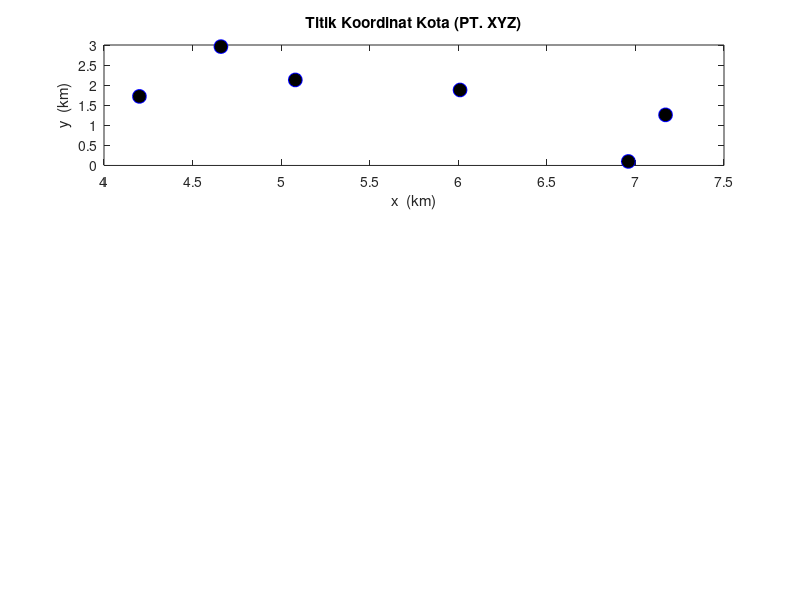

This chart was generated by the following MATLAB code: (Note: this script raises an error after producing the figure.)
%**************************************************************************
%                 VRP Problem Using ACO cluster 7
% -------------------------------------------------------------------------
% By     : Gita Anggita Lestari
% Contact: gitaanggitalstr@gmail.com             Last update: sept 13, 2019
% -------------------------------------------------------------------------                             
% This program is developed to find shortest path (minimum cost)between
% some cities. 
% 
% There are 4  parts in this program:
% 1.Main program of ACO (myaco.m)
% 2.Function to generate solution (ant_tour.m)
% 3.Function to calculate the cost (distance) (calculate_cost.m)
% 4.Function to update the traces (update_the_trace.m)
%**************************************************************************
 
%**************************************************************************
%                   The Program Start Here                    
%*------------------------------------------------------------------------
% function myaco(num_of_nodes,num_of_ants, max_iteration)
function myaco()
% inputs
miter=1000; % banyak iterasi
m=2; % banyak semut
n=6; %jumlah kotas
% parameters
e=0.6;            % evaporation coefficient.
alpha=1;          % effect of ants' sight.
beta=12;           % trace's effect.
t=0.02*ones(n); % primary tracing.
el=.97;           % common cost elimination. 
% -------------------------------------------------------------------------
% Generate coordinates of cities and plot
% for i=1:n
%     x(i)=rand*20;
%     y(i)=rand*20;
% end    

% matrix coordinates of cities cluster 7
map_index=[35	36	41	43	44	48];
map_x=[6.01	7.17	4.66	5.08	6.96	4.20];
map_y=[1.88	1.26	2.96	2.13	0.10	1.72];
node=[map_index;map_x;map_y];
% Generate coordinates of cities and plot
for i=1:n
    x(i)= map_x(i);
    y(i)= map_y(i);
end

subplot(3,1,1);
plot(x,y,'o','MarkerFaceColor','k','MarkerEdgeColor','b','MarkerSize',10);
title('Titik Koordinat Kota (PT. XYZ)');
xlabel('x  (km)');
ylabel('y  (km)');

% generating distace between cities matrix.
%for i=1:n
%    for j=1:n
%        d(i,j)=sqrt((x(i)-x(j))^2+(y(i)-y(j))^2);
%    end
%end
d=[0 2.2 2.6 1 3.6 2;
   2.2 0 4.9 3.7 2.4 3.9;
   2.6 4.9 0 4.6 7.4 3.8;
   1 3.7 4.6 0 4.5 2.8;
   3.6 2.4 7.4 4.5 0 4.2;
   2 3.9 3.8 2.8 4.2 0];

% generating sight matrix.
for i=1:n
    for j=1:n
        if d(i,j)==0
            h(i,j)=0;
        else
            h(i,j)=1/d(i,j);
        end
    end
end
h=h
% ------------------------------------------------------------------------
%             Main Algorithm: ACO Meta heuristic procedure
% a.  Probabilistic solution construction biased by
%     pheromone trails, without forward pheromone
%     updating
% b.  Deterministic backward path with loop elimination
%     and with pheromone updating--> update_the_trace
% c.  Evaluation of the quality of the solutions
%     generated and use of the solution quality in
%     determining the quantity of pheromone to deposit-->calculate_cost
% -------------------------------------------------------------------------
for i=1:miter
% Step 1: Forward ants and solution construction

% Generate places for each ant    
for j=1:m
    start_places(j,1)=fix(1+rand*(n-1));
end
% Step 2:probabilistic solution contruction   
    [tour]=ant_tour(start_places,m,n,h,t,alpha,beta);
    tour=horzcat(tour,tour(:,1));
    
% Step 3: Calculate the cost --> total distace
    [cost,f]=calculate_cost(m,n,d,tour,el);
    [t]=update_the_trace(m,n,t,tour,f,e);
    average_cost(i)=mean(cost);
    
% Step 4: Determine the best route
    [min_cost(i),best_index]=min(cost);
    besttour(i,:)=tour(best_index,:);
    iteration(i)=i;
end
% -------------------------------------------------------------------------

% Plot Average of tour distance vs Number of Iterations
subplot(3,1,2);plot(iteration,average_cost);
title('Rata-Rata Jarak vs Jumlah Iterasi');
xlabel('iteration');
ylabel('Jarak(Km)');

% Plot the best route
[k,l]=min(min_cost); % jarak
for i=1:n+1
    X(i)=x(besttour(l,i));
    Y(i)=y(besttour(l,i));
end
subplot(3,1,3);plot(X,Y,'--o',...
                'MarkerEdgeColor','k',...
                'MarkerFaceColor','b',...
                'MarkerSize',10)
xlabel('x (km)');ylabel('y (km)');
title(['Total Jarak(Km)= ',num2str(k)]);
% fprintf('\nTotal Jarak = %d\n',k);

% Get Route Path 
batas = length(map_index);
path = [];
for i=1:batas
    itter = 0;
    index_x = X(i);
    index_y = Y(i);
    for j=1:batas
        if index_x == node(2,[j]) && index_y == node(3,[j])
            itter = itter + 1;
            path(i)=node(1,[j]);
        end
    end
end
titik_awal = num2str(path(1));jalan = num2str(path);
fprintf('Total Jarak = ')
disp(min(min_cost));
fprintf('Rute =  ');
fprintf(titik_awal);fprintf('  ');
fprintf(jalan);fprintf('  ');
fprintf(titik_awal)
fprintf('\n')

end
%**************************************************************************
%                   Ending of Program                          
%**************************************************************************

